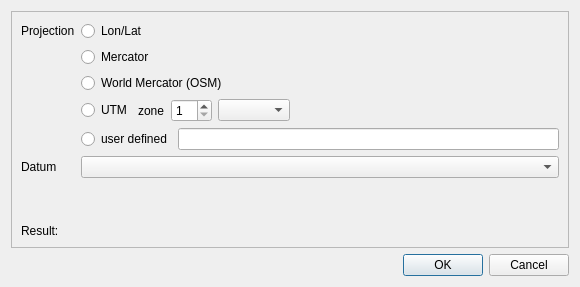
<?xml version="1.0" encoding="UTF-8"?>
<ui version="4.0">
 <class>IDlgProjWizzard</class>
 <widget class="QDialog" name="IDlgProjWizzard">
  <property name="geometry">
   <rect>
    <x>0</x>
    <y>0</y>
    <width>580</width>
    <height>287</height>
   </rect>
  </property>
  <property name="windowTitle">
   <string>Proj4 Wizzard</string>
  </property>
  <layout class="QVBoxLayout">
   <item>
    <widget class="QFrame" name="frame">
     <property name="frameShape">
      <enum>QFrame::StyledPanel</enum>
     </property>
     <property name="frameShadow">
      <enum>QFrame::Raised</enum>
     </property>
     <layout class="QGridLayout">
      <item row="1" column="1">
       <widget class="QRadioButton" name="radioMercator">
        <property name="text">
         <string>Mercator</string>
        </property>
       </widget>
      </item>
      <item row="3" column="1">
       <layout class="QHBoxLayout">
        <item>
         <widget class="QRadioButton" name="radioUTM">
          <property name="text">
           <string>UTM</string>
          </property>
         </widget>
        </item>
        <item>
         <widget class="QLabel" name="label_3">
          <property name="text">
           <string>zone</string>
          </property>
         </widget>
        </item>
        <item>
         <widget class="QSpinBox" name="spinUTMZone">
          <property name="minimum">
           <number>1</number>
          </property>
          <property name="maximum">
           <number>60</number>
          </property>
         </widget>
        </item>
        <item>
         <widget class="QComboBox" name="comboHemisphere"/>
        </item>
        <item>
         <spacer>
          <property name="orientation">
           <enum>Qt::Horizontal</enum>
          </property>
          <property name="sizeHint" stdset="0">
           <size>
            <width>40</width>
            <height>20</height>
           </size>
          </property>
         </spacer>
        </item>
       </layout>
      </item>
      <item row="4" column="1">
       <layout class="QHBoxLayout">
        <item>
         <widget class="QRadioButton" name="radioUserDef">
          <property name="text">
           <string>user defined</string>
          </property>
         </widget>
        </item>
        <item>
         <widget class="QLineEdit" name="lineUserDef"/>
        </item>
       </layout>
      </item>
      <item row="5" column="0">
       <widget class="QLabel" name="label_2">
        <property name="text">
         <string>Datum</string>
        </property>
       </widget>
      </item>
      <item row="5" column="1">
       <widget class="QComboBox" name="comboDatum"/>
      </item>
      <item row="6" column="1">
       <spacer>
        <property name="orientation">
         <enum>Qt::Vertical</enum>
        </property>
        <property name="sizeHint" stdset="0">
         <size>
          <width>20</width>
          <height>40</height>
         </size>
        </property>
       </spacer>
      </item>
      <item row="7" column="0">
       <widget class="QLabel" name="label_4">
        <property name="text">
         <string>Result:</string>
        </property>
       </widget>
      </item>
      <item row="7" column="1">
       <widget class="QLabel" name="labelResult">
        <property name="text">
         <string/>
        </property>
       </widget>
      </item>
      <item row="2" column="1">
       <widget class="QRadioButton" name="radioWorldMercator">
        <property name="text">
         <string>World Mercator (OSM)</string>
        </property>
       </widget>
      </item>
      <item row="0" column="1">
       <widget class="QRadioButton" name="radioLonLat">
        <property name="text">
         <string>Lon/Lat</string>
        </property>
       </widget>
      </item>
      <item row="0" column="0">
       <widget class="QLabel" name="label">
        <property name="text">
         <string>Projection</string>
        </property>
       </widget>
      </item>
     </layout>
    </widget>
   </item>
   <item>
    <widget class="QDialogButtonBox" name="buttonBox">
     <property name="orientation">
      <enum>Qt::Horizontal</enum>
     </property>
     <property name="standardButtons">
      <set>QDialogButtonBox::Cancel|QDialogButtonBox::Ok</set>
     </property>
    </widget>
   </item>
  </layout>
 </widget>
 <resources/>
 <connections>
  <connection>
   <sender>buttonBox</sender>
   <signal>accepted()</signal>
   <receiver>IDlgProjWizzard</receiver>
   <slot>accept()</slot>
   <hints>
    <hint type="sourcelabel">
     <x>248</x>
     <y>254</y>
    </hint>
    <hint type="destinationlabel">
     <x>157</x>
     <y>274</y>
    </hint>
   </hints>
  </connection>
  <connection>
   <sender>buttonBox</sender>
   <signal>rejected()</signal>
   <receiver>IDlgProjWizzard</receiver>
   <slot>reject()</slot>
   <hints>
    <hint type="sourcelabel">
     <x>316</x>
     <y>260</y>
    </hint>
    <hint type="destinationlabel">
     <x>286</x>
     <y>274</y>
    </hint>
   </hints>
  </connection>
 </connections>
</ui>
